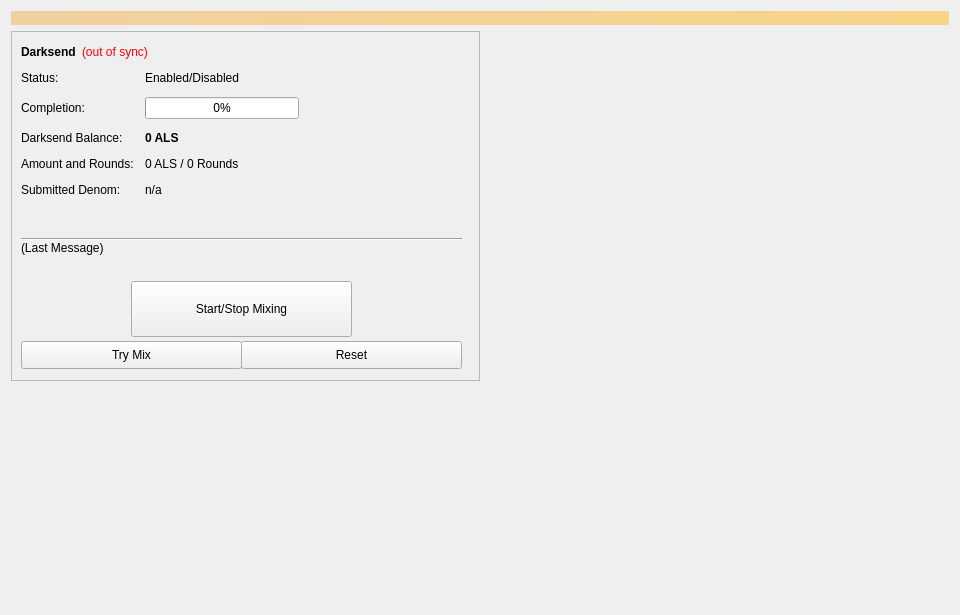
<?xml version="1.0" encoding="UTF-8"?>
<ui version="4.0">
 <class>Coinmix</class>
 <widget class="QWidget" name="Coinmix">
  <property name="geometry">
   <rect>
    <x>0</x>
    <y>0</y>
    <width>960</width>
    <height>615</height>
   </rect>
  </property>
  <property name="minimumSize">
   <size>
    <width>960</width>
    <height>0</height>
   </size>
  </property>
  <property name="windowTitle">
   <string>Form</string>
  </property>
  <layout class="QVBoxLayout" name="topLayout">
   <item>
    <widget class="QLabel" name="labelAlerts">
     <property name="visible">
      <bool>false</bool>
     </property>
     <property name="styleSheet">
      <string notr="true">background-color: qlineargradient(x1: 0, y1: 0, x2: 1, y2: 0, stop:0 #F0D0A0, stop:1 #F8D488); color:#000000;</string>
     </property>
     <property name="wordWrap">
      <bool>true</bool>
     </property>
     <property name="margin">
      <number>3</number>
     </property>
    </widget>
   </item>
   <item>
    <layout class="QHBoxLayout" name="horizontalLayout" stretch="1,1">
     <item>
      <layout class="QVBoxLayout" name="verticalLayout_2">
       <item>
        <widget class="QFrame" name="frameDarksend">
         <property name="minimumSize">
          <size>
           <width>0</width>
           <height>350</height>
          </size>
         </property>
         <property name="layoutDirection">
          <enum>Qt::LeftToRight</enum>
         </property>
         <property name="frameShape">
          <enum>QFrame::StyledPanel</enum>
         </property>
         <property name="frameShadow">
          <enum>QFrame::Raised</enum>
         </property>
         <widget class="QWidget" name="formLayoutWidget">
          <property name="geometry">
           <rect>
            <x>10</x>
            <y>40</y>
            <width>451</width>
            <height>161</height>
           </rect>
          </property>
          <layout class="QFormLayout" name="formLayout">
           <property name="fieldGrowthPolicy">
            <enum>QFormLayout::AllNonFixedFieldsGrow</enum>
           </property>
           <property name="horizontalSpacing">
            <number>11</number>
           </property>
           <property name="verticalSpacing">
            <number>12</number>
           </property>
           <item row="0" column="0">
            <widget class="QLabel" name="label_6">
             <property name="text">
              <string>Status:</string>
             </property>
            </widget>
           </item>
           <item row="1" column="0">
            <widget class="QLabel" name="label_7">
             <property name="text">
              <string>Completion:</string>
             </property>
            </widget>
           </item>
           <item row="1" column="1">
            <widget class="QProgressBar" name="DarksendProgress">
             <property name="maximumSize">
              <size>
               <width>154</width>
               <height>16777215</height>
              </size>
             </property>
             <property name="value">
              <number>0</number>
             </property>
            </widget>
           </item>
           <item row="2" column="0">
            <widget class="QLabel" name="labelAnonymizedText">
             <property name="text">
              <string>Darksend Balance:</string>
             </property>
            </widget>
           </item>
           <item row="2" column="1">
            <widget class="QLabel" name="labelAnonymized">
             <property name="font">
              <font>
               <weight>75</weight>
               <bold>true</bold>
              </font>
             </property>
             <property name="text">
              <string notr="true">0 ALS</string>
             </property>
            </widget>
           </item>
           <item row="3" column="0">
            <widget class="QLabel" name="label_8">
             <property name="text">
              <string>Amount and Rounds:</string>
             </property>
            </widget>
           </item>
           <item row="3" column="1">
            <widget class="QLabel" name="labelAmountRounds">
             <property name="text">
              <string>0 ALS / 0 Rounds</string>
             </property>
            </widget>
           </item>
           <item row="4" column="0">
            <widget class="QLabel" name="label_9">
             <property name="text">
              <string>Submitted Denom:</string>
             </property>
            </widget>
           </item>
           <item row="4" column="1">
            <widget class="QLabel" name="labelSubmittedDenom">
             <property name="toolTip">
              <string>The denominations you submitted to the Masternode.&lt;br&gt;To mix, other users must submit the exact same denominations.</string>
             </property>
             <property name="text">
              <string>n/a</string>
             </property>
            </widget>
           </item>
           <item row="0" column="1">
            <widget class="QLabel" name="DarksendEnabled">
             <property name="text">
              <string>Enabled/Disabled</string>
             </property>
            </widget>
           </item>
          </layout>
         </widget>
         <widget class="QPushButton" name="runAutoDenom">
          <property name="geometry">
           <rect>
            <x>251</x>
            <y>17</y>
            <width>1</width>
            <height>1</height>
           </rect>
          </property>
          <property name="palette">
           <palette>
            <active>
             <colorrole role="WindowText">
              <brush brushstyle="SolidPattern">
               <color alpha="255">
                <red>0</red>
                <green>0</green>
                <blue>0</blue>
               </color>
              </brush>
             </colorrole>
             <colorrole role="Button">
              <brush brushstyle="SolidPattern">
               <color alpha="255">
                <red>239</red>
                <green>238</green>
                <blue>238</blue>
               </color>
              </brush>
             </colorrole>
             <colorrole role="Light">
              <brush brushstyle="SolidPattern">
               <color alpha="255">
                <red>255</red>
                <green>255</green>
                <blue>255</blue>
               </color>
              </brush>
             </colorrole>
             <colorrole role="Midlight">
              <brush brushstyle="SolidPattern">
               <color alpha="255">
                <red>247</red>
                <green>246</green>
                <blue>246</blue>
               </color>
              </brush>
             </colorrole>
             <colorrole role="Dark">
              <brush brushstyle="SolidPattern">
               <color alpha="255">
                <red>119</red>
                <green>119</green>
                <blue>119</blue>
               </color>
              </brush>
             </colorrole>
             <colorrole role="Mid">
              <brush brushstyle="SolidPattern">
               <color alpha="255">
                <red>159</red>
                <green>159</green>
                <blue>159</blue>
               </color>
              </brush>
             </colorrole>
             <colorrole role="Text">
              <brush brushstyle="SolidPattern">
               <color alpha="255">
                <red>0</red>
                <green>0</green>
                <blue>0</blue>
               </color>
              </brush>
             </colorrole>
             <colorrole role="BrightText">
              <brush brushstyle="SolidPattern">
               <color alpha="255">
                <red>255</red>
                <green>255</green>
                <blue>255</blue>
               </color>
              </brush>
             </colorrole>
             <colorrole role="ButtonText">
              <brush brushstyle="SolidPattern">
               <color alpha="255">
                <red>0</red>
                <green>0</green>
                <blue>0</blue>
               </color>
              </brush>
             </colorrole>
             <colorrole role="Base">
              <brush brushstyle="SolidPattern">
               <color alpha="255">
                <red>255</red>
                <green>255</green>
                <blue>255</blue>
               </color>
              </brush>
             </colorrole>
             <colorrole role="Window">
              <brush brushstyle="SolidPattern">
               <color alpha="255">
                <red>239</red>
                <green>238</green>
                <blue>238</blue>
               </color>
              </brush>
             </colorrole>
             <colorrole role="Shadow">
              <brush brushstyle="SolidPattern">
               <color alpha="255">
                <red>0</red>
                <green>0</green>
                <blue>0</blue>
               </color>
              </brush>
             </colorrole>
             <colorrole role="AlternateBase">
              <brush brushstyle="SolidPattern">
               <color alpha="255">
                <red>247</red>
                <green>246</green>
                <blue>246</blue>
               </color>
              </brush>
             </colorrole>
             <colorrole role="ToolTipBase">
              <brush brushstyle="SolidPattern">
               <color alpha="255">
                <red>255</red>
                <green>255</green>
                <blue>220</blue>
               </color>
              </brush>
             </colorrole>
             <colorrole role="ToolTipText">
              <brush brushstyle="SolidPattern">
               <color alpha="255">
                <red>0</red>
                <green>0</green>
                <blue>0</blue>
               </color>
              </brush>
             </colorrole>
            </active>
            <inactive>
             <colorrole role="WindowText">
              <brush brushstyle="SolidPattern">
               <color alpha="255">
                <red>0</red>
                <green>0</green>
                <blue>0</blue>
               </color>
              </brush>
             </colorrole>
             <colorrole role="Button">
              <brush brushstyle="SolidPattern">
               <color alpha="255">
                <red>239</red>
                <green>238</green>
                <blue>238</blue>
               </color>
              </brush>
             </colorrole>
             <colorrole role="Light">
              <brush brushstyle="SolidPattern">
               <color alpha="255">
                <red>255</red>
                <green>255</green>
                <blue>255</blue>
               </color>
              </brush>
             </colorrole>
             <colorrole role="Midlight">
              <brush brushstyle="SolidPattern">
               <color alpha="255">
                <red>247</red>
                <green>246</green>
                <blue>246</blue>
               </color>
              </brush>
             </colorrole>
             <colorrole role="Dark">
              <brush brushstyle="SolidPattern">
               <color alpha="255">
                <red>119</red>
                <green>119</green>
                <blue>119</blue>
               </color>
              </brush>
             </colorrole>
             <colorrole role="Mid">
              <brush brushstyle="SolidPattern">
               <color alpha="255">
                <red>159</red>
                <green>159</green>
                <blue>159</blue>
               </color>
              </brush>
             </colorrole>
             <colorrole role="Text">
              <brush brushstyle="SolidPattern">
               <color alpha="255">
                <red>0</red>
                <green>0</green>
                <blue>0</blue>
               </color>
              </brush>
             </colorrole>
             <colorrole role="BrightText">
              <brush brushstyle="SolidPattern">
               <color alpha="255">
                <red>255</red>
                <green>255</green>
                <blue>255</blue>
               </color>
              </brush>
             </colorrole>
             <colorrole role="ButtonText">
              <brush brushstyle="SolidPattern">
               <color alpha="255">
                <red>0</red>
                <green>0</green>
                <blue>0</blue>
               </color>
              </brush>
             </colorrole>
             <colorrole role="Base">
              <brush brushstyle="SolidPattern">
               <color alpha="255">
                <red>255</red>
                <green>255</green>
                <blue>255</blue>
               </color>
              </brush>
             </colorrole>
             <colorrole role="Window">
              <brush brushstyle="SolidPattern">
               <color alpha="255">
                <red>239</red>
                <green>238</green>
                <blue>238</blue>
               </color>
              </brush>
             </colorrole>
             <colorrole role="Shadow">
              <brush brushstyle="SolidPattern">
               <color alpha="255">
                <red>0</red>
                <green>0</green>
                <blue>0</blue>
               </color>
              </brush>
             </colorrole>
             <colorrole role="AlternateBase">
              <brush brushstyle="SolidPattern">
               <color alpha="255">
                <red>247</red>
                <green>246</green>
                <blue>246</blue>
               </color>
              </brush>
             </colorrole>
             <colorrole role="ToolTipBase">
              <brush brushstyle="SolidPattern">
               <color alpha="255">
                <red>255</red>
                <green>255</green>
                <blue>220</blue>
               </color>
              </brush>
             </colorrole>
             <colorrole role="ToolTipText">
              <brush brushstyle="SolidPattern">
               <color alpha="255">
                <red>0</red>
                <green>0</green>
                <blue>0</blue>
               </color>
              </brush>
             </colorrole>
            </inactive>
            <disabled>
             <colorrole role="WindowText">
              <brush brushstyle="SolidPattern">
               <color alpha="255">
                <red>119</red>
                <green>119</green>
                <blue>119</blue>
               </color>
              </brush>
             </colorrole>
             <colorrole role="Button">
              <brush brushstyle="SolidPattern">
               <color alpha="255">
                <red>239</red>
                <green>238</green>
                <blue>238</blue>
               </color>
              </brush>
             </colorrole>
             <colorrole role="Light">
              <brush brushstyle="SolidPattern">
               <color alpha="255">
                <red>255</red>
                <green>255</green>
                <blue>255</blue>
               </color>
              </brush>
             </colorrole>
             <colorrole role="Midlight">
              <brush brushstyle="SolidPattern">
               <color alpha="255">
                <red>247</red>
                <green>246</green>
                <blue>246</blue>
               </color>
              </brush>
             </colorrole>
             <colorrole role="Dark">
              <brush brushstyle="SolidPattern">
               <color alpha="255">
                <red>119</red>
                <green>119</green>
                <blue>119</blue>
               </color>
              </brush>
             </colorrole>
             <colorrole role="Mid">
              <brush brushstyle="SolidPattern">
               <color alpha="255">
                <red>159</red>
                <green>159</green>
                <blue>159</blue>
               </color>
              </brush>
             </colorrole>
             <colorrole role="Text">
              <brush brushstyle="SolidPattern">
               <color alpha="255">
                <red>119</red>
                <green>119</green>
                <blue>119</blue>
               </color>
              </brush>
             </colorrole>
             <colorrole role="BrightText">
              <brush brushstyle="SolidPattern">
               <color alpha="255">
                <red>255</red>
                <green>255</green>
                <blue>255</blue>
               </color>
              </brush>
             </colorrole>
             <colorrole role="ButtonText">
              <brush brushstyle="SolidPattern">
               <color alpha="255">
                <red>119</red>
                <green>119</green>
                <blue>119</blue>
               </color>
              </brush>
             </colorrole>
             <colorrole role="Base">
              <brush brushstyle="SolidPattern">
               <color alpha="255">
                <red>239</red>
                <green>238</green>
                <blue>238</blue>
               </color>
              </brush>
             </colorrole>
             <colorrole role="Window">
              <brush brushstyle="SolidPattern">
               <color alpha="255">
                <red>239</red>
                <green>238</green>
                <blue>238</blue>
               </color>
              </brush>
             </colorrole>
             <colorrole role="Shadow">
              <brush brushstyle="SolidPattern">
               <color alpha="255">
                <red>0</red>
                <green>0</green>
                <blue>0</blue>
               </color>
              </brush>
             </colorrole>
             <colorrole role="AlternateBase">
              <brush brushstyle="SolidPattern">
               <color alpha="255">
                <red>239</red>
                <green>238</green>
                <blue>238</blue>
               </color>
              </brush>
             </colorrole>
             <colorrole role="ToolTipBase">
              <brush brushstyle="SolidPattern">
               <color alpha="255">
                <red>255</red>
                <green>255</green>
                <blue>220</blue>
               </color>
              </brush>
             </colorrole>
             <colorrole role="ToolTipText">
              <brush brushstyle="SolidPattern">
               <color alpha="255">
                <red>0</red>
                <green>0</green>
                <blue>0</blue>
               </color>
              </brush>
             </colorrole>
            </disabled>
           </palette>
          </property>
          <property name="focusPolicy">
           <enum>Qt::NoFocus</enum>
          </property>
          <property name="autoFillBackground">
           <bool>true</bool>
          </property>
          <property name="text">
           <string/>
          </property>
          <property name="flat">
           <bool>true</bool>
          </property>
         </widget>
         <widget class="QPushButton" name="toggleDarksend">
          <property name="geometry">
           <rect>
            <x>120</x>
            <y>250</y>
            <width>221</width>
            <height>56</height>
           </rect>
          </property>
          <property name="sizePolicy">
           <sizepolicy hsizetype="MinimumExpanding" vsizetype="Fixed">
            <horstretch>0</horstretch>
            <verstretch>0</verstretch>
           </sizepolicy>
          </property>
          <property name="text">
           <string>Start/Stop Mixing</string>
          </property>
         </widget>
         <widget class="Line" name="lineLastMessage">
          <property name="geometry">
           <rect>
            <x>10</x>
            <y>200</y>
            <width>441</width>
            <height>16</height>
           </rect>
          </property>
          <property name="orientation">
           <enum>Qt::Horizontal</enum>
          </property>
         </widget>
         <widget class="QLabel" name="DarksendStatus">
          <property name="geometry">
           <rect>
            <x>10</x>
            <y>210</y>
            <width>451</width>
            <height>43</height>
           </rect>
          </property>
          <property name="minimumSize">
           <size>
            <width>288</width>
            <height>43</height>
           </size>
          </property>
          <property name="text">
           <string>(Last Message)</string>
          </property>
          <property name="alignment">
           <set>Qt::AlignLeading|Qt::AlignLeft|Qt::AlignTop</set>
          </property>
          <property name="wordWrap">
           <bool>true</bool>
          </property>
         </widget>
         <widget class="QPushButton" name="DarksendAuto">
          <property name="geometry">
           <rect>
            <x>10</x>
            <y>310</y>
            <width>221</width>
            <height>28</height>
           </rect>
          </property>
          <property name="sizePolicy">
           <sizepolicy hsizetype="MinimumExpanding" vsizetype="Fixed">
            <horstretch>0</horstretch>
            <verstretch>0</verstretch>
           </sizepolicy>
          </property>
          <property name="toolTip">
           <string>Try to manually submit a Darksend request.</string>
          </property>
          <property name="text">
           <string>Try Mix</string>
          </property>
         </widget>
         <widget class="QPushButton" name="DarksendReset">
          <property name="geometry">
           <rect>
            <x>230</x>
            <y>310</y>
            <width>221</width>
            <height>28</height>
           </rect>
          </property>
          <property name="sizePolicy">
           <sizepolicy hsizetype="MinimumExpanding" vsizetype="Fixed">
            <horstretch>0</horstretch>
            <verstretch>0</verstretch>
           </sizepolicy>
          </property>
          <property name="toolTip">
           <string>Reset the current status of Darksend (can interrupt Darksend if it's in the process of Mixing, which can cost you money!)</string>
          </property>
          <property name="autoFillBackground">
           <bool>false</bool>
          </property>
          <property name="text">
           <string>Reset</string>
          </property>
         </widget>
         <widget class="QWidget" name="layoutWidget">
          <property name="geometry">
           <rect>
            <x>10</x>
            <y>10</y>
            <width>431</width>
            <height>22</height>
           </rect>
          </property>
          <layout class="QHBoxLayout" name="horizontalLayout_5">
           <item>
            <widget class="QLabel" name="label_2">
             <property name="font">
              <font>
               <weight>75</weight>
               <bold>true</bold>
              </font>
             </property>
             <property name="text">
              <string>Darksend</string>
             </property>
            </widget>
           </item>
           <item>
            <widget class="QLabel" name="labelDarksendSyncStatus">
             <property name="toolTip">
              <string>The displayed information may be out of date. Your wallet automatically synchronizes with the ALS network after a connection is established, but this process has not completed yet.</string>
             </property>
             <property name="styleSheet">
              <string notr="true">QLabel { color: red; }</string>
             </property>
             <property name="text">
              <string notr="true">(out of sync)</string>
             </property>
             <property name="alignment">
              <set>Qt::AlignLeading|Qt::AlignLeft|Qt::AlignVCenter</set>
             </property>
            </widget>
           </item>
           <item>
            <spacer name="horizontalSpacer_4">
             <property name="orientation">
              <enum>Qt::Horizontal</enum>
             </property>
             <property name="sizeHint" stdset="0">
              <size>
               <width>40</width>
               <height>20</height>
              </size>
             </property>
            </spacer>
           </item>
          </layout>
         </widget>
        </widget>
       </item>
       <item>
        <spacer name="verticalSpacer">
         <property name="orientation">
          <enum>Qt::Vertical</enum>
         </property>
         <property name="sizeHint" stdset="0">
          <size>
           <width>20</width>
           <height>40</height>
          </size>
         </property>
        </spacer>
       </item>
      </layout>
     </item>
     <item>
      <layout class="QVBoxLayout" name="verticalLayout_3">
       <item>
        <spacer name="verticalSpacer_2">
         <property name="orientation">
          <enum>Qt::Vertical</enum>
         </property>
         <property name="sizeType">
          <enum>QSizePolicy::Expanding</enum>
         </property>
         <property name="sizeHint" stdset="0">
          <size>
           <width>20</width>
           <height>40</height>
          </size>
         </property>
        </spacer>
       </item>
      </layout>
     </item>
    </layout>
   </item>
  </layout>
 </widget>
 <resources/>
 <connections/>
</ui>
